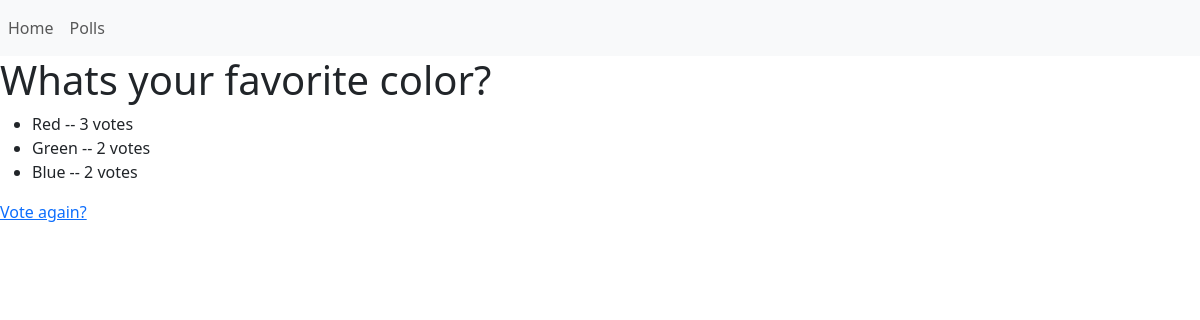
/polls/2/results/ (signed in), run on an earlier commit of the app's database.
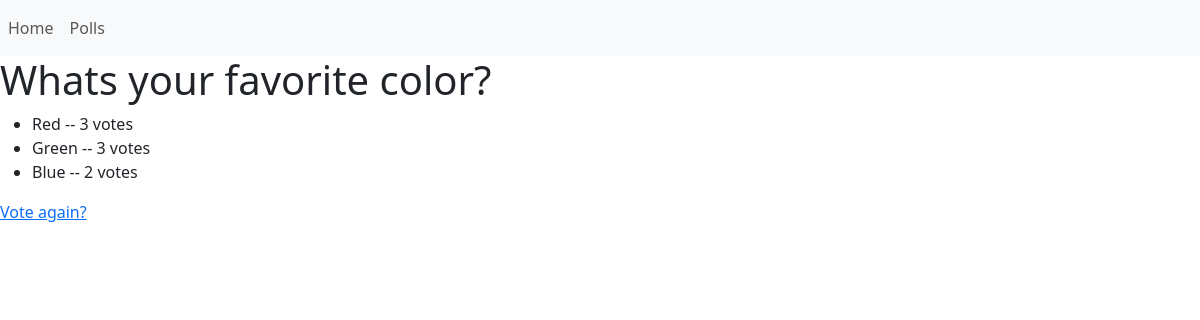
And on a later commit of the database.
### polls/models.py (models this page shows, shortened)
class Question(models.Model):
    question_text = models.CharField(max_length=200)
    pub_date = models.DateTimeField("date published")

class Choice(models.Model):
    question = models.ForeignKey(Question, on_delete=models.CASCADE)
    choice_text = models.CharField(max_length=200)
    votes = models.IntegerField(default=0)

### polls/views.py (the view)
# urls.py: path("<int:pk>/results/", views.ResultsView.as_view(), name="results"),
class ResultsView(LoginRequiredMixin, generic.DetailView):
    model = Question
    template_name = "polls/results.html"

### polls/templates/polls/results.html (shortened to what this page needs)
{% extends "./base.html" %}
{% block content %}
<h1>{{ question.question_text }}</h1>
<ul>
    {% for choice in question.choice_set.all %}
    <li>{{ choice.choice_text }} -- {{ choice.votes }} vote{{ choice.votes|pluralize }}</li>
    {% endfor %}
</ul>
<a href="{% url 'polls:detail' question.id %}">Vote again?</a>
{% endblock %}

### polls/templates/polls/base.html (shortened to what this page needs)
{% load static %}
<!doctype html>
<html lang="en">
<head>
    <link rel="stylesheet" href="{% static 'polls/style.css' %}">
    <link href="https://cdn.jsdelivr.net/npm/bootstrap@5.3.2/dist/css/bootstrap.min.css" rel="stylesheet"
>
</head>
<body>
    <div id="navbar">
        {% block navbar %}
        <nav class="navbar navbar-expand-sm navbar-light bg-light">
            <div class="collapse navbar-collapse" id="navbarSupportedContent">
                <ul class="navbar-nav mr-auto">
                    <li class="nav-item active">
                        <a class="nav-link" href="/">Home</a>
                    </li>
                    <li class="nav-item">
                        <a class="nav-link" href="/polls/">Polls</a>
                    </li>
                </ul>
            </div>
        </nav>
        {% endblock %}
    </div>
    <div id="content">
        {% block content %}{% endblock %}
    </div>
</body>
</html>

### polls/static/polls/style.css (style rules this page uses)
li a { color: green; }

What changed in the data, as far as the page shows it:
changed Choice "Green": votes "2" → "3"
